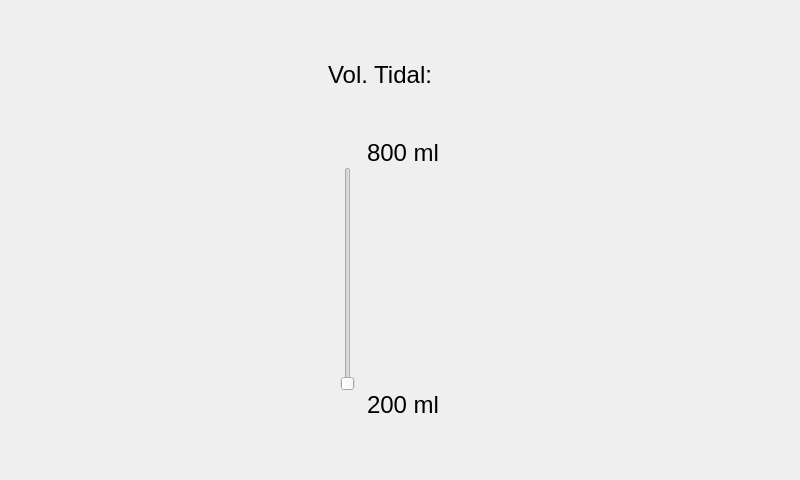
<?xml version="1.0" encoding="UTF-8"?>
<ui version="4.0">
 <class>RespiracionControlada</class>
 <widget class="QWidget" name="RespiracionControlada">
  <property name="geometry">
   <rect>
    <x>0</x>
    <y>0</y>
    <width>800</width>
    <height>480</height>
   </rect>
  </property>
  <property name="windowTitle">
   <string>Form</string>
  </property>
  <layout class="QHBoxLayout" name="horizontalLayout_2">
   <item>
    <layout class="QVBoxLayout" name="verticalLayout_2">
     <item>
      <layout class="QGridLayout" name="gridLayout_2">
       <property name="leftMargin">
        <number>5</number>
       </property>
       <property name="topMargin">
        <number>50</number>
       </property>
       <property name="rightMargin">
        <number>5</number>
       </property>
       <property name="bottomMargin">
        <number>50</number>
       </property>
       <property name="verticalSpacing">
        <number>50</number>
       </property>
      </layout>
     </item>
    </layout>
   </item>
   <item>
    <layout class="QVBoxLayout" name="verticalLayout_3">
     <item>
      <layout class="QGridLayout" name="gridLayout_4">
       <property name="leftMargin">
        <number>5</number>
       </property>
       <property name="topMargin">
        <number>50</number>
       </property>
       <property name="rightMargin">
        <number>5</number>
       </property>
       <property name="bottomMargin">
        <number>50</number>
       </property>
       <property name="verticalSpacing">
        <number>50</number>
       </property>
       <item row="1" column="0">
        <layout class="QGridLayout" name="gridLayout_7">
         <item row="1" column="0">
          <widget class="QSlider" name="sldVolumenTidal">
           <property name="orientation">
            <enum>Qt::Vertical</enum>
           </property>
          </widget>
         </item>
         <item row="1" column="1">
          <widget class="QLabel" name="label_7">
           <property name="text">
            <string/>
           </property>
          </widget>
         </item>
         <item row="0" column="1">
          <widget class="QLabel" name="label_6">
           <property name="sizePolicy">
            <sizepolicy hsizetype="Fixed" vsizetype="Fixed">
             <horstretch>0</horstretch>
             <verstretch>0</verstretch>
            </sizepolicy>
           </property>
           <property name="font">
            <font>
             <pointsize>18</pointsize>
            </font>
           </property>
           <property name="text">
            <string>800 ml</string>
           </property>
          </widget>
         </item>
         <item row="2" column="1">
          <widget class="QLabel" name="label_8">
           <property name="font">
            <font>
             <pointsize>18</pointsize>
            </font>
           </property>
           <property name="text">
            <string>200 ml</string>
           </property>
          </widget>
         </item>
        </layout>
       </item>
       <item row="0" column="0">
        <widget class="QLabel" name="lblVolumenTidal">
         <property name="sizePolicy">
          <sizepolicy hsizetype="Fixed" vsizetype="Fixed">
           <horstretch>0</horstretch>
           <verstretch>0</verstretch>
          </sizepolicy>
         </property>
         <property name="font">
          <font>
           <pointsize>18</pointsize>
          </font>
         </property>
         <property name="text">
          <string>Vol. Tidal:   </string>
         </property>
        </widget>
       </item>
      </layout>
     </item>
    </layout>
   </item>
   <item>
    <layout class="QVBoxLayout" name="verticalLayout_4">
     <item>
      <layout class="QGridLayout" name="gridLayout_8">
       <property name="leftMargin">
        <number>5</number>
       </property>
       <property name="topMargin">
        <number>50</number>
       </property>
       <property name="rightMargin">
        <number>5</number>
       </property>
       <property name="bottomMargin">
        <number>50</number>
       </property>
       <property name="verticalSpacing">
        <number>50</number>
       </property>
      </layout>
     </item>
    </layout>
   </item>
   <item>
    <layout class="QVBoxLayout" name="verticalLayout_5">
     <item>
      <layout class="QGridLayout" name="gridLayout_10">
       <property name="leftMargin">
        <number>5</number>
       </property>
       <property name="topMargin">
        <number>50</number>
       </property>
       <property name="rightMargin">
        <number>5</number>
       </property>
       <property name="bottomMargin">
        <number>50</number>
       </property>
       <property name="verticalSpacing">
        <number>50</number>
       </property>
      </layout>
     </item>
    </layout>
   </item>
   <item>
    <layout class="QVBoxLayout" name="verticalLayout">
     <item>
      <layout class="QGridLayout" name="gridLayout_12">
       <property name="leftMargin">
        <number>5</number>
       </property>
       <property name="topMargin">
        <number>50</number>
       </property>
       <property name="rightMargin">
        <number>5</number>
       </property>
       <property name="bottomMargin">
        <number>50</number>
       </property>
       <property name="verticalSpacing">
        <number>50</number>
       </property>
      </layout>
     </item>
    </layout>
   </item>
  </layout>
 </widget>
 <resources/>
 <connections/>
</ui>
